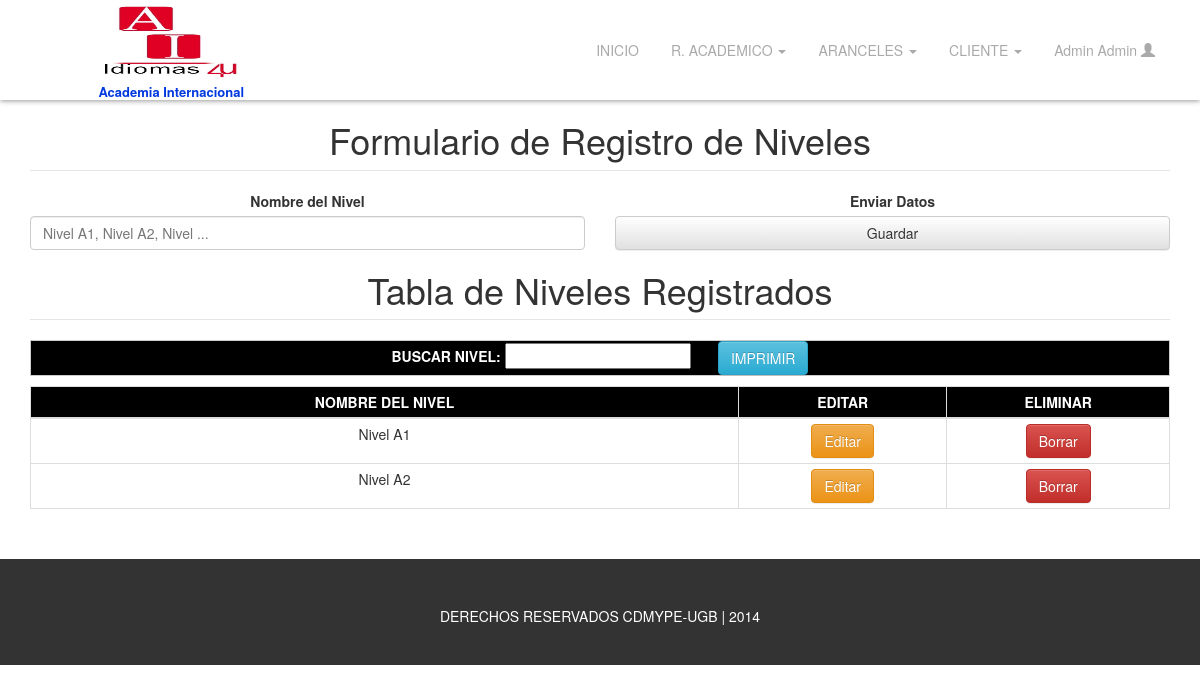
Page /admin/regnivel/index.php (signed in) on the committed database.
### tables this page shows
CREATE TABLE `usuario` (
  `id_usuario` int(10) NOT NULL,
  `nombre` varchar(50) NOT NULL,
  `apellido` varchar(50) NOT NULL,
  `tipo` enum('admin','user','docente') NOT NULL,
  `username` varchar(50) NOT NULL,
  `password` varchar(50) NOT NULL
);

CREATE TABLE `nivel` (
  `id_nivel` int(10) NOT NULL,
  `nombre_del_nivel` varchar(15) NOT NULL
);

### admin/php/usuario.php (called while the page is built)
<?php
	include('config/config.php');
	$sql = mysqli_query($link, " select nombre, apellido, username from usuario where username='$username' ");
	$usuario = mysqli_fetch_all($sql, MYSQLI_ASSOC);
?>

### admin/regnivel/busquedaNivel.php (the view)
<div>
	<form name="frmBusquedaNivel" id="frmBusquedaNivel">
		<div class="row">
			<div class="col-xs-12">
				<table align="center" cellpadding="5" id="tblHorario" class="table table-bordered table-condensed">
					<thead>
						<tr>
							<td>Nombre del Nivel</td>
							<td class="hidden-print">Editar</td>
							<td class="hidden-print">Eliminar</td>
						</tr>
					</thead>
					<tbody>
						<?php
							include('../php/config/config.php');
							$nivel = isset($_POST['nivel']) ? $_POST['nivel'] : '' ;
							$sql = mysqli_query($link, "select * from nivel where nombre_del_nivel like '%$nivel%' ") or die(mysqli_error($link));
							while($fila = mysqli_fetch_assoc($sql)){
						?>
							<tr id="nivel_<?php echo $fila['id_nivel'] ?>" onClick="modNivel(<?php echo $fila['id_nivel'] ?>)">
								<td width="250"><?php echo $fila['nombre_del_nivel'] ?></td>
								<td width="50" class="hidden-print"><a href="#" class="btn btn-warning" role="button">Editar</a></td>
								<td width="50" class="hidden-print"><a href="javascript: eliminarNivel(<?php echo $fila['id_nivel'] ?>)" class="btn btn-danger" role="button">Borrar</a></td>
							</tr>
						<?php } ?>
					</tbody>
				</table>
			</div>
		</div>
	</form>
</div>

### admin/inc/header2.inc (shortened to what this page needs)
<header id="main-header">
	<div class="container hidden-print">
		<div class="row">
			<div class="col-xs-5 col-sm-3">
				<h1 id="main-logo">
					<a href="../../admin"><img src="../../img/logo.jpg" alt="Academia Internacional">
						<span>Academia Internacional</span>
					</a>
				</h1>
			</div>
			<div class="col-xs-7 col-sm-9">
				<ul id="main-menu" class="nav nav-pills hidden-xs">
					<li><a href="../index.php">INICIO</a></li>
					<li class="dropdown">
						<a href="#" class="dropdown-toggle" data-toggle="dropdown"> R. ACADEMICO <span class="caret"></span> </a>
					</li>
					<li class="dropdown">
						<a href="#" class="dropdown-toggle" data-toggle="dropdown"> ARANCELES <span class="caret"></span> </a>
					</li>
					<li class="dropdown">
						<a href="#" class="dropdown-toggle" data-toggle="dropdown"> CLIENTE <span class="caret"></span> </a>
					</li>
					<li class="dropdown">
						<a href="#" class="dropdown-toggle" data-toggle="dropdown">
							<?php
								$username = $_SESSION['username'] ;
								include('../php/usuario.php');
								foreach ($usuario as $row ) {
									echo ucwords($row['nombre'].' '.$row['apellido']);
								}
							?>
							<span class="glyphicon glyphicon-user"></span>
						</a>
					</li>
				</ul>
			</div>
		</div>
	</div>
</header>

### admin/css/style.css (style rules this page uses)
html, body { height: 94.30%; margin-top: 0px; font-family: 'Source Sans Pro', 'Helvetica Neue', Helvetica, Arial, sans-serif; background-image: url('../img/textura.jpg'); }
ul { padding: 0px; margin: 0px; list-style-type: none; }
ul li { margin-bottom: 5px; }
#main-header { position: fixed; top: 0; width: 100%; background-color: #fff; z-index: 99; background-color: rgb(255, 255, 255); background-color: rgba(255, 255, 255, 0.95); -ms-filter: "progid:DXImageTransform.Microsoft.gradient(startColorstr=#11000000, endColorstr=#11000000)"; -moz-box-shadow: 0 1px 5px #999; -webkit-box-shadow: 0 1px 5px #999; box-shadow: 0 1px 5px #999; }
#main-logo, #logo { width: 100%; height: 100px; padding: 2px 0 0 20px; margin: 0; background-color: #fff; text-align: center; }
#main-logo >a { font-size: 20px; font-size: 2rem; font-weight: 600; color: #fff; text-decoration: none; }
#main-logo>a>img { height: 80px; width: 140px; margin: 0 auto; margin-bottom: 3px; }
#main-logo>a>span { display: block; color: #0038DF; font-size: 13px; font-size: 1.3rem; }
#main-menu { float:right; margin-top: 30px; }
#main-menu a { color: #aaa; }

### admin/css/bgColor.css (style rules this page uses)
table, .btnp { border:1px solid #CCC; }
table thead, .btnp { background: #000; color: #FFF; text-align:center; text-transform:uppercase; font-weight:bolder; }

### rows in the picture
usuario: nombre+apellido "Admin Admin"
nivel: nombre_del_nivel "Nivel A1"
nivel: nombre_del_nivel "Nivel A2"
